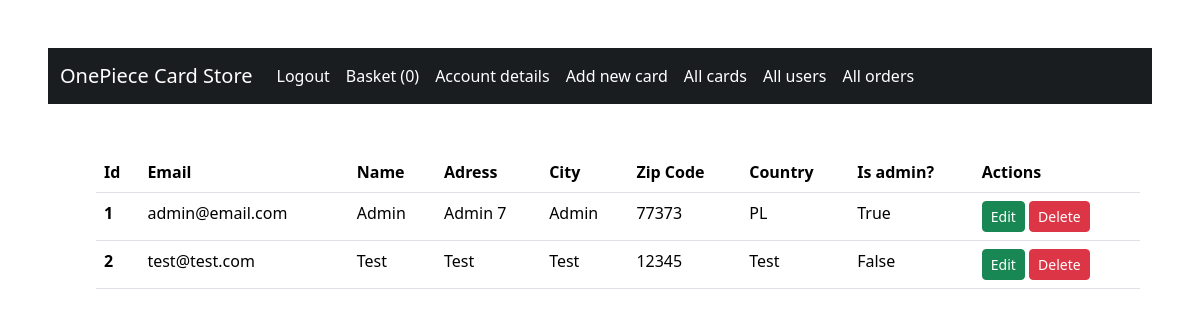
Before: /all_users (signed in) with the older database file.
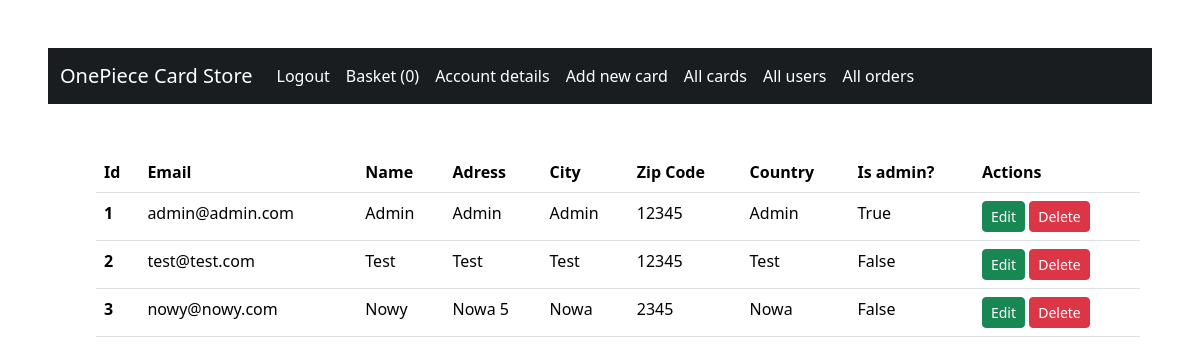
After: the same page with the newer database file.
### blueprints/databases.py (models this page shows)
class User(db.Model, UserMixin):
    id = db.Column(db.Integer, primary_key=True)
    email = db.Column(db.String(50), nullable=False, default=False)
    password = db.Column(db.String(50), nullable=False, default=False)
    name = db.Column(db.String(25))
    adress = db.Column(db.String(75))
    city = db.Column(db.String(20))
    zipcode = db.Column(db.Integer)
    country = db.Column(db.String(20))
    is_admin = db.Column(db.Boolean, nullable=False, default=False)

### blueprints/admin.py (the view)
@admin.route("/all_users")
@login_required
@admin_required
def all_users():
    users = User.query.all()
    return render_template("all_users.html", users=users)

### app.py (called while the page is built)
@login_manager.user_loader
def load_user(id):
    return User.query.filter(User.id == id).first()

### templates/all_users.html (shortened to what this page needs)
{% extends "base.html" %}
{% from "macros.html" import delete_modal, delete_script %}
{% block body %}
<div class="container mx-lg-5 px-lg-5">
    <table class="table">
        <thead>
            <tr>
                <th scope="col">Id</th>
                <th scope="col">Email</th>
                <th scope="col">Name</th>
                <th scope="col">Adress</th>
                <th scope="col">City</th>
                <th scope="col">Zip Code</th>
                <th scope="col">Country</th>
                <th scope="col">Is admin?</th>
                <th scope="col">Actions</th>
            </tr>
        </thead>
        <tbody>
            {% for user in users %}
            <tr>
                <th scope="row">{{ user.id }}</th>
                <td>{{ user.email }}</td>
                <td>{{ user.name }}</td>
                <td>{{ user.adress }}</td>
                <td>{{ user.city }}</td>
                <td>{{ user.zipcode }}</td>
                <td>{{ user.country }}</td>
                <td>{{ user.is_admin }}</td>
                <td>
                    <a href="{{ url_for('admin.edit_user', user_id=user.id) }}" class="btn btn-success btn-sm">Edit</a>
                    <a type="button" class="btn btn-danger btn-sm delete-confirm" data-bs-toggle="modal"
                       data-bs-target="#confirmDeleteModal" data-desc="{{ 'Remove user {} from database?'.format(user.name) }}"
                       data-url="{{ url_for('admin.delete_user', user_id=user.id) }}">
                        Delete
                    </a>
                </td>
            </tr>
            {% endfor %}
        </tbody>
    </table>
</div>
{% endblock %}

Changed rows visible on the page:
changed User "Admin": email "admin@email.com" → "admin@admin.com"; adress "Admin 7" → "Admin"; zipcode "77373" → "12345"; country "PL" → "Admin"
added User: id "3", email "nowy@nowy.com", name "Nowy", adress "Nowa 5", city "Nowa", zipcode "2345", country "Nowa", is_admin "False"
